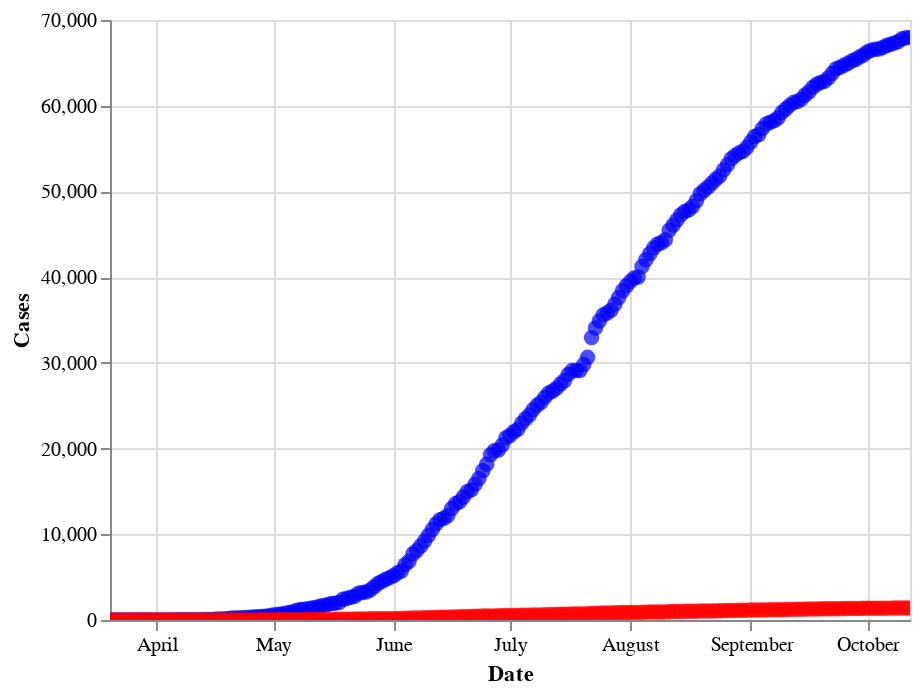

The notebook cell saved with this chart:
### Code cell
confirmed_plot = alt.Chart(data).mark_circle(size = 60, color =' blue').encode(
    x = alt.X('date', axis=alt.Axis(title = 'Date')),
    y = alt.Y('totalCases', axis=alt.Axis(title = 'Cases'))
)

deaths_plot = alt.Chart(data).mark_circle(size = 60, color = 'red').encode(
    x='date',
    y='deaths'
)
state_graph =  confirmed_plot + deaths_plot
state_graph.interactive()

### Figure 1 — Vega-Lite specification as saved in the notebook (floating-point values rounded to 4 significant figures; data arrays with more than 128 entries replaced by an {"elided": "..."} marker saying what was removed)
{"config": {"view": {"continuousWidth": 400, "continuousHeight": 300}}, "layer": [{"mark": {"type": "circle", "color": " blue", "size": 60}, "encoding": {"x": {"type": "temporal", "axis": {"title": "Date"}, "field": "date"}, "y": {"type": "quantitative", "axis": {"title": "Cases"}, "field": "totalCases"}}, "selection": {"selector001": {"type": "interval", "bind": "scales", "encodings": ["x", "y"]}}}, {"mark": {"type": "circle", "color": "red", "size": 60}, "encoding": {"x": {"type": "temporal", "field": "date"}, "y": {"type": "quantitative", "field": "deaths"}}}], "data": {"name": "data-7f77357d1341ad4322fff9c1d3155480"}, "$schema": "https://vega.github.io/schema/vega-lite/v4.8.1.json", "datasets": {"data-7f77357d1341ad4322fff9c1d3155480": {"elided": "207 records"}}}
